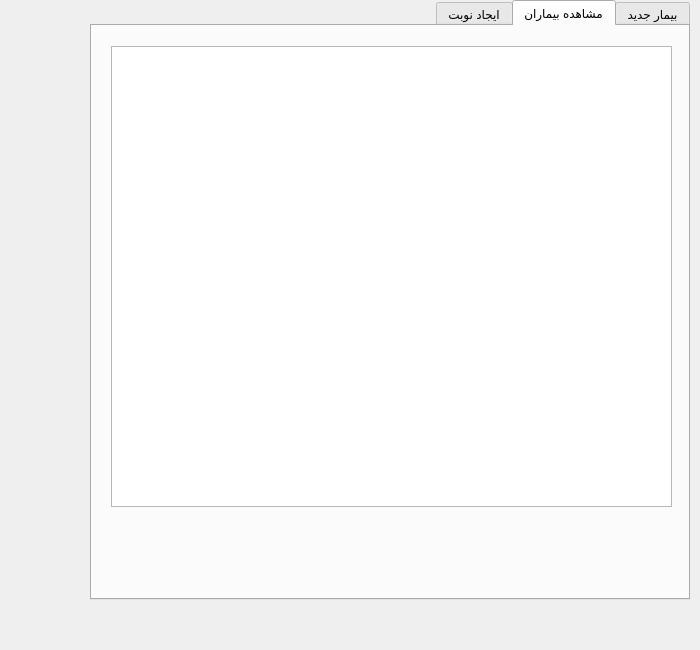
<?xml version="1.0" encoding="UTF-8"?>
<ui version="4.0">
 <class>TebNoContainer</class>
 <widget class="QWidget" name="TebNoContainer">
  <property name="geometry">
   <rect>
    <x>0</x>
    <y>0</y>
    <width>700</width>
    <height>650</height>
   </rect>
  </property>
  <property name="sizePolicy">
   <sizepolicy hsizetype="Fixed" vsizetype="Fixed">
    <horstretch>0</horstretch>
    <verstretch>0</verstretch>
   </sizepolicy>
  </property>
  <property name="minimumSize">
   <size>
    <width>700</width>
    <height>650</height>
   </size>
  </property>
  <property name="maximumSize">
   <size>
    <width>700</width>
    <height>650</height>
   </size>
  </property>
  <property name="windowTitle">
   <string>Form</string>
  </property>
  <property name="styleSheet">
   <string notr="true"/>
  </property>
  <widget class="QTabWidget" name="maintab">
   <property name="geometry">
    <rect>
     <x>90</x>
     <y>0</y>
     <width>600</width>
     <height>600</height>
    </rect>
   </property>
   <property name="sizePolicy">
    <sizepolicy hsizetype="Fixed" vsizetype="Fixed">
     <horstretch>0</horstretch>
     <verstretch>0</verstretch>
    </sizepolicy>
   </property>
   <property name="minimumSize">
    <size>
     <width>600</width>
     <height>600</height>
    </size>
   </property>
   <property name="maximumSize">
    <size>
     <width>600</width>
     <height>600</height>
    </size>
   </property>
   <property name="layoutDirection">
    <enum>Qt::RightToLeft</enum>
   </property>
   <property name="currentIndex">
    <number>1</number>
   </property>
   <property name="iconSize">
    <size>
     <width>32</width>
     <height>32</height>
    </size>
   </property>
   <widget class="QWidget" name="newPatient">
    <attribute name="icon">
     <iconset resource="resources/resources.qrc">
      <normaloff>:/images/person.png</normaloff>:/images/person.png</iconset>
    </attribute>
    <attribute name="title">
     <string>بیمار جدید</string>
    </attribute>
    <layout class="QVBoxLayout" name="verticalLayout_2">
     <item>
      <widget class="QLabel" name="name">
       <property name="text">
        <string>نام:</string>
       </property>
      </widget>
     </item>
     <item>
      <widget class="QLineEdit" name="fname">
       <property name="font">
        <font>
         <family>Times New Roman</family>
         <pointsize>14</pointsize>
        </font>
       </property>
       <property name="locale">
        <locale language="Persian" country="Iran"/>
       </property>
       <property name="echoMode">
        <enum>QLineEdit::Normal</enum>
       </property>
      </widget>
     </item>
     <item>
      <widget class="QLabel" name="lastname">
       <property name="text">
        <string>نام خانودگی:</string>
       </property>
      </widget>
     </item>
     <item>
      <widget class="QLineEdit" name="lname">
       <property name="font">
        <font>
         <family>Times New Roman</family>
         <pointsize>14</pointsize>
        </font>
       </property>
       <property name="locale">
        <locale language="Persian" country="Iran"/>
       </property>
      </widget>
     </item>
     <item>
      <widget class="QLabel" name="birth">
       <property name="text">
        <string>سال تولد:</string>
       </property>
      </widget>
     </item>
     <item>
      <widget class="QLineEdit" name="birthDate">
       <property name="inputMask">
        <string>1999/99/99</string>
       </property>
       <property name="text">
        <string>1//</string>
       </property>
       <property name="echoMode">
        <enum>QLineEdit::Normal</enum>
       </property>
       <property name="cursorPosition">
        <number>10</number>
       </property>
      </widget>
     </item>
     <item>
      <widget class="QLabel" name="nCode">
       <property name="text">
        <string>کد ملی:</string>
       </property>
      </widget>
     </item>
     <item>
      <widget class="QLineEdit" name="nationalCode">
       <property name="inputMask">
        <string>9999999999</string>
       </property>
       <property name="text">
        <string/>
       </property>
       <property name="echoMode">
        <enum>QLineEdit::Normal</enum>
       </property>
       <property name="cursorPosition">
        <number>10</number>
       </property>
      </widget>
     </item>
     <item>
      <widget class="QLabel" name="address">
       <property name="text">
        <string>آدرس:</string>
       </property>
      </widget>
     </item>
     <item>
      <widget class="QPlainTextEdit" name="location">
       <property name="font">
        <font>
         <family>Times New Roman</family>
         <pointsize>14</pointsize>
        </font>
       </property>
       <property name="layoutDirection">
        <enum>Qt::RightToLeft</enum>
       </property>
       <property name="locale">
        <locale language="Persian" country="Iran"/>
       </property>
      </widget>
     </item>
     <item>
      <widget class="QLabel" name="phone">
       <property name="text">
        <string>شماره همراه:</string>
       </property>
      </widget>
     </item>
     <item>
      <widget class="QLineEdit" name="phoneNumber">
       <property name="inputMask">
        <string>99999999999</string>
       </property>
       <property name="echoMode">
        <enum>QLineEdit::Normal</enum>
       </property>
       <property name="cursorPosition">
        <number>0</number>
       </property>
      </widget>
     </item>
     <item>
      <widget class="QPushButton" name="submitBtn">
       <property name="text">
        <string>ذخیره اطلاعات</string>
       </property>
      </widget>
     </item>
    </layout>
   </widget>
   <widget class="QWidget" name="viewPatients">
    <attribute name="icon">
     <iconset resource="resources/resources.qrc">
      <normaloff>:/images/patients.png</normaloff>:/images/patients.png</iconset>
    </attribute>
    <attribute name="title">
     <string>مشاهده بیماران</string>
    </attribute>
    <widget class="QWidget" name="horizontalLayoutWidget">
     <property name="geometry">
      <rect>
       <x>19</x>
       <y>20</y>
       <width>561</width>
       <height>461</height>
      </rect>
     </property>
     <layout class="QHBoxLayout" name="patientsListLayout">
      <item>
       <widget class="QTableWidget" name="patientsList"/>
      </item>
     </layout>
    </widget>
   </widget>
   <widget class="QWidget" name="newVisit">
    <attribute name="icon">
     <iconset resource="resources/resources.qrc">
      <normaloff>:/images/visits.png</normaloff>:/images/visits.png</iconset>
    </attribute>
    <attribute name="title">
     <string>ایجاد نوبت</string>
    </attribute>
    <layout class="QFormLayout" name="formLayout_2">
     <item row="0" column="1">
      <widget class="QLabel" name="time_2">
       <property name="text">
        <string>بیمار مورد نظر:</string>
       </property>
      </widget>
     </item>
     <item row="2" column="1">
      <widget class="QLabel" name="time">
       <property name="text">
        <string>ساعت نوبت:</string>
       </property>
      </widget>
     </item>
     <item row="4" column="1">
      <widget class="QLabel" name="visit">
       <property name="text">
        <string>تاریخ نوبت:</string>
       </property>
      </widget>
     </item>
     <item row="7" column="1">
      <widget class="QLineEdit" name="visitDate">
       <property name="inputMask">
        <string>1999/99/99</string>
       </property>
      </widget>
     </item>
     <item row="1" column="1">
      <widget class="QComboBox" name="comboBox">
       <property name="font">
        <font>
         <family>Times New Roman</family>
         <pointsize>14</pointsize>
        </font>
       </property>
       <property name="locale">
        <locale language="Persian" country="Iran"/>
       </property>
      </widget>
     </item>
     <item row="3" column="1">
      <widget class="QLineEdit" name="visitTime">
       <property name="inputMask">
        <string>99:99</string>
       </property>
       <property name="alignment">
        <set>Qt::AlignCenter</set>
       </property>
      </widget>
     </item>
     <item row="9" column="1">
      <widget class="QPushButton" name="pushButton">
       <property name="text">
        <string>ثبت نوبت</string>
       </property>
      </widget>
     </item>
     <item row="8" column="1">
      <spacer name="verticalSpacer">
       <property name="orientation">
        <enum>Qt::Vertical</enum>
       </property>
       <property name="sizeHint" stdset="0">
        <size>
         <width>20</width>
         <height>40</height>
        </size>
       </property>
      </spacer>
     </item>
    </layout>
   </widget>
  </widget>
 </widget>
 <resources>
  <include location="resources/resources.qrc"/>
 </resources>
 <connections/>
</ui>
